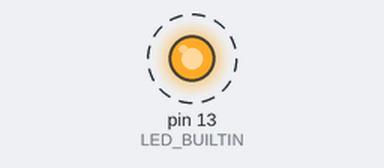
A sketch run on a simulated Arduino Uno, built with avr-gcc and run on an emulated ATmega328P. Shown: output pins drawn as LEDs (lit = HIGH). Dashed ring = blinking. What the sketch prints to the serial monitor is not drawn.

Above: at 0.2 s.
Timing chart, 0 to 3.0 s (numbered marks = the images above):
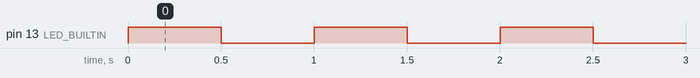

Measured:
- by itself, pin 13 (LED_BUILTIN): alternates HIGH for 0.50 s and LOW for 0.50 s

The sketch:

HelloFlash.ino
```cpp
// Spike: proves a flash really changed the program. Prints a banner on USB serial every 500 ms.
void setup() { Serial.begin(115200); pinMode(LED_BUILTIN, OUTPUT); }
void loop() { Serial.println("HELLO-FLASH 1"); digitalWrite(LED_BUILTIN, !digitalRead(LED_BUILTIN)); delay(500); }
```
